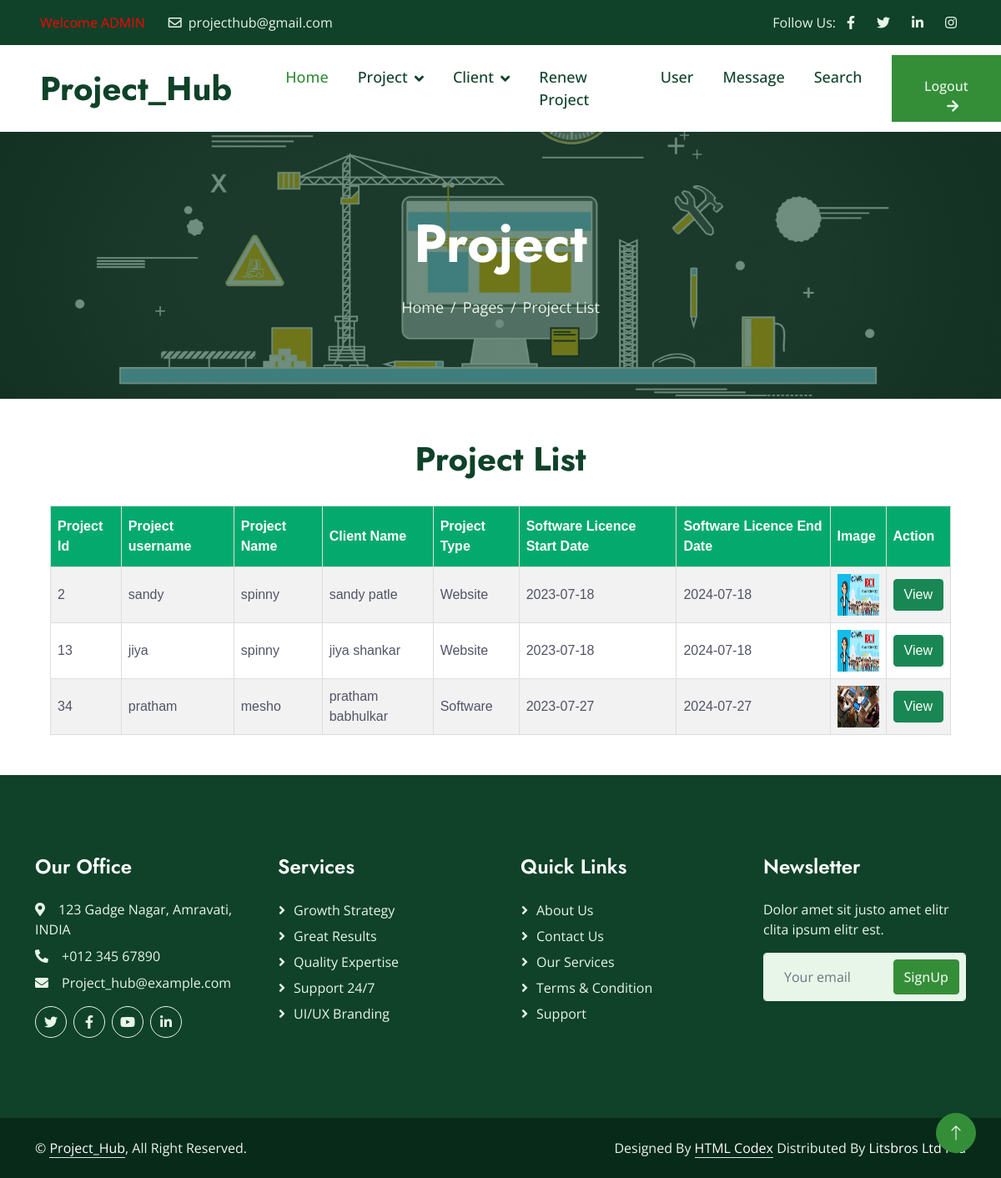
/adminproject-list/, run on the app's committed database.
### homepage/models.py (models this page shows)
class Project(models.Model):
    project_username = models.CharField(max_length=200)
    project_id = models.IntegerField(default=1, primary_key=True)
    project_name = models.CharField(max_length=200)
    project_clientname = models.CharField(max_length=200)
    project_technology = models.CharField(max_length=200)
    project_team = models.CharField(max_length=200)
    project_info = models.CharField(max_length=500)
    project_type = models.CharField(max_length=100)
    project_image = models.ImageField()
    project_link = models.CharField(max_length=200)
    project_startdate = models.CharField(max_length=100)
    project_enddate = models.CharField(max_length=200)
    project_validity = models.CharField(max_length=200)
    project_dcost = models.IntegerField(default=1)
    project_rcost = models.IntegerField(default=1)

### homepage/views.py (the view)
# urls.py: path('adminproject-list/', views.adminprojectlist, name='Admin Project List'),
def adminprojectlist(request):
    x = Project.objects.all()
    return render(request, 'adminproject_projectlist.html',{'projectlist':x})

### templates/adminproject_projectlist.html (shortened to what this page needs)
{% include "header.html" %}
{% include "adminnavbar.html" %}
    <div class="container-fluid page-header py-5 mb-5 wow fadeIn" data-wow-delay="0.1s">
        <div class="container text-center py-5">
            <h1 class="display-3 text-white mb-4 animated slideInDown">Project </h1>
            <nav aria-label="breadcrumb animated slideInDown">
                <ol class="breadcrumb justify-content-center mb-0">
                    <li class="breadcrumb-item"><a href="#">Home</a></li>
                    <li class="breadcrumb-item"><a href="#">Pages</a></li>
                    <li class="breadcrumb-item active" aria-current="page">Project List</li>
                </ol>
            </nav>
        </div>
    </div>
        <!DOCTYPE html>
            <html>
            <head>
            </head>
            <body>
            <center>
                <h1> Project List </h1>
                <br>
            <table id="customers">
              <tr>
                  <th>Project Id</th>
                  <th>Project username</th>
                <th>Project Name</th>
                <th>Client Name</th>
                <th>Project Type</th>
                <th>Software Licence Start Date</th>
                <th>Software Licence End Date</th>
                <th>Image</th>
                <th>Action</th>
              </tr>
                {% for n in projectlist %}
              <tr>
                <td>{{n.project_id}}</td>
                <td>{{n.project_username}}</td>
                <td>{{n.project_name}}</td>
                <td>{{n.project_clientname}}</td>
                <td>{{n.project_type}}</td>
                <td>{{n.project_startdate}}</td>
                <td>{{n.project_enddate}}</td>
                <td> <img src="/static/img/{{n.project_image}}" height="50px" width="50px"> </td>
                <td><a href="/project-singlerecord/{{n.project_id}}/" class="btn btn-success"> View </a> </td>
              </tr>
               {% endfor %}
            </table>
                </center>
            </body>
            </html>
{% include "footer.html" %}

### templates/header.html (shortened to what this page needs)
<!DOCTYPE html>
<html lang="en">
<head>
    <link href="https://cdnjs.cloudflare.com/ajax/libs/font-awesome/5.10.0/css/all.min.css" rel="stylesheet">
    <link href="https://cdn.jsdelivr.net/npm/bootstrap-icons@1.4.1/font/bootstrap-icons.css" rel="stylesheet">
    <link href="/static/lib/animate/animate.min.css" rel="stylesheet">
    <link href="/static/lib/owlcarousel/assets/owl.carousel.min.css" rel="stylesheet">
    <link href="/static/lib/lightbox/css/lightbox.min.css" rel="stylesheet">
    <link href="/static/css/bootstrap.min.css" rel="stylesheet">
    <link href="/static/css/style.css" rel="stylesheet">
</head>

### templates/adminnavbar.html (shortened to what this page needs)
<body>
    <div class="container-fluid bg-dark text-light px-0 py-2">
        <div class="row gx-0 d-none d-lg-flex">
            <div class="col-lg-7 px-5 text-start">
                <div class="h-100 d-inline-flex align-items-center me-4">
                    <span style="color:red;"> Welcome ADMIN </span>
                </div>
                <div class="h-100 d-inline-flex align-items-center">
                    <span class="far fa-envelope me-2"></span>
                    <span>projecthub@gmail.com</span>
                </div>
            </div>
            <div class="col-lg-5 px-5 text-end">
                <div class="h-100 d-inline-flex align-items-center mx-n2">
                    <span>Follow Us:</span>
                    <a class="btn btn-link text-light" href=""><i class="fab fa-facebook-f"></i></a>
                    <a class="btn btn-link text-light" href=""><i class="fab fa-twitter"></i></a>
                    <a class="btn btn-link text-light" href=""><i class="fab fa-linkedin-in"></i></a>
                    <a class="btn btn-link text-light" href=""><i class="fab fa-instagram"></i></a>
                </div>
            </div>
        </div>
    </div>
    <nav class="navbar navbar-expand-lg bg-white navbar-light sticky-top p-0">
        <a href="index.html" class="navbar-brand d-flex align-items-center px-4 px-lg-5">
            <h1 class="m-0">Project_Hub</h1>
        </a>
        <div class="collapse navbar-collapse" id="navbarCollapse">
            <div class="navbar-nav ms-auto p-4 p-lg-0">
                <a href="/admin-index" class="nav-item nav-link active">Home</a>
                <div class="nav-item dropdown">
                    <a href="admin-project" class="nav-link dropdown-toggle" data-bs-toggle="dropdown">Project</a>
                </div>
                 <div class="nav-item dropdown">
                    <a href="admin-project" class="nav-link dropdown-toggle" data-bs-toggle="dropdown">Client</a>
                </div>
                <a href="/adminrenew-project" class="nav-item nav-link">Renew Project</a>
                <a href="/user-reglist" class="nav-item nav-link">User</a>
                <a href="/message-page" class="nav-item nav-link">Message</a>
                <a href="#" class="nav-item nav-link">Search </a>
            </div>
            <a href="" class="btn btn-primary py-4 px-lg-4 rounded-0 d-none d-lg-block">Logout<i class="fa fa-arrow-right ms-3"></i></a>
        </div>
    </nav>

### templates/footer.html (shortened to what this page needs)
    <div class="container-fluid bg-dark text-light footer mt-5 py-5 wow fadeIn" data-wow-delay="0.1s">
        <div class="container py-5">
            <div class="row g-5">
                <div class="col-lg-3 col-md-6">
                    <h4 class="text-white mb-4">Our Office</h4>
                    <p class="mb-2"><i class="fa fa-map-marker-alt me-3"></i>123 Gadge Nagar, Amravati, INDIA</p>
                    <p class="mb-2"><i class="fa fa-phone-alt me-3"></i>+012 345 67890</p>
                    <p class="mb-2"><i class="fa fa-envelope me-3"></i>Project_hub@example.com</p>
                    <div class="d-flex pt-2">
                        <a class="btn btn-square btn-outline-light rounded-circle me-2" href=""><i class="fab fa-twitter"></i></a>
                        <a class="btn btn-square btn-outline-light rounded-circle me-2" href=""><i class="fab fa-facebook-f"></i></a>
                        <a class="btn btn-square btn-outline-light rounded-circle me-2" href=""><i class="fab fa-youtube"></i></a>
                        <a class="btn btn-square btn-outline-light rounded-circle me-2" href=""><i class="fab fa-linkedin-in"></i></a>
                    </div>
                </div>
                <div class="col-lg-3 col-md-6">
                    <h4 class="text-white mb-4">Services</h4>
                    <a class="btn btn-link" href="">Growth Strategy</a>
                    <a class="btn btn-link" href="">Great Results</a>
                    <a class="btn btn-link" href="">Quality Expertise</a>
                    <a class="btn btn-link" href="">Support 24/7</a>
                    <a class="btn btn-link" href="">UI/UX Branding</a>
                </div>
                <div class="col-lg-3 col-md-6">
                    <h4 class="text-white mb-4">Quick Links</h4>
                    <a class="btn btn-link" href="">About Us</a>
                    <a class="btn btn-link" href="">Contact Us</a>
                    <a class="btn btn-link" href="">Our Services</a>
                    <a class="btn btn-link" href="">Terms & Condition</a>
                    <a class="btn btn-link" href="">Support</a>
                </div>
                <div class="col-lg-3 col-md-6">
                    <h4 class="text-white mb-4">Newsletter</h4>
                    <p>Dolor amet sit justo amet elitr clita ipsum elitr est.</p>
                    <div class="position-relative w-100">
                        <input class="form-control bg-light border-light w-100 py-3 ps-4 pe-5" type="text" placeholder="Your email">
                        <button type="button" class="btn btn-primary py-2 position-absolute top-0 end-0 mt-2 me-2">SignUp</button>
                    </div>
                </div>
            </div>
        </div>
    </div>
    <div class="container-fluid copyright py-4">
        <div class="container">
            <div class="row">
                <div class="col-md-6 text-center text-md-start mb-3 mb-md-0">
                    &copy; <a class="border-bottom" href="#">Project_Hub</a>, All Right Reserved.
                </div>
                <div class="col-md-6 text-center text-md-end">
                    Designed By <a class="border-bottom" href="https://htmlcodex.com">HTML Codex</a> Distributed By <a href="https://themewagon.com">Litsbros Ltd Ptd</a>
                </div>
            </div>
        </div>
    </div>
    <a href="#" class="btn btn-lg btn-primary btn-lg-square rounded-circle back-to-top"><i class="bi bi-arrow-up"></i></a>
</body>
</html>

### static/css/style.css (style rules this page uses)
:root { --primary: #348E38; --secondary: #525368; --light: #E8F5E9; --dark: #0F4229; }
.back-to-top { position: fixed; display: none; right: 30px; bottom: 30px; z-index: 99; }
h1, .h1, h2, .h2, .fw-bold { font-weight: 700 !important; }
h3, .h3, h4, .h4, .fw-medium { font-weight: 600 !important; }
.btn { transition: .5s; font-weight: 500; }
.btn-primary, .btn-outline-primary:hover { color: var(--light); }
.btn-square { width: 38px; height: 38px; }
.btn-lg-square { width: 48px; height: 48px; }
.btn-square, .btn-sm-square, .btn-lg-square { padding: 0; display: flex; align-items: center; justify-content: center; font-weight: normal; }
.navbar.sticky-top { top: -100px; transition: .5s; }
.navbar .navbar-brand, .navbar a.btn { height: 80px }
.navbar .navbar-nav .nav-link { margin-right: 35px; padding: 25px 0; color: var(--dark); font-size: 18px; font-weight: 500; outline: none; }
.navbar .navbar-nav .nav-link:hover, .navbar .navbar-nav .nav-link.active { color: var(--primary); }
.navbar .dropdown-toggle::after { border: none; content: "\f107"; font-family: "Font Awesome 5 Free"; font-weight: 900; vertical-align: middle; margin-left: 8px; }
.page-header { background: linear-gradient(rgba(15, 66, 41, .6), rgba(15, 66, 41, .6)), url(../img/carousel-3.jpg) center center no-repeat; background-size: cover; }
.page-header .breadcrumb-item+.breadcrumb-item::before { color: var(--light); }
.page-header .breadcrumb-item, .page-header .breadcrumb-item a { font-size: 18px; color: var(--light); }
.footer .btn.btn-link { display: block; margin-bottom: 5px; padding: 0; text-align: left; color: var(--light); font-weight: normal; text-transform: capitalize; transition: .3s; }
.footer .btn.btn-link::before { position: relative; content: "\f105"; font-family: "Font Awesome 5 Free"; font-weight: 900; margin-right: 10px; }
.copyright { color: var(--light); background: #072A19; }
.copyright a { color: #FFFFFF; }

### templates/adminproject_projectlist.html (style rules this page uses)
#customers { font-family: Arial, Helvetica, sans-serif; border-collapse: collapse; width: 90%; }
#customers td, #customers th { border: 1px solid #ddd; padding: 8px; }
#customers tr:nth-child(even) { background-color: #f2f2f2; }
#customers th { padding-top: 12px; padding-bottom: 12px; text-align: left; background-color: #04AA6D; color: white; }

### data on the page
Project: project_id "2", project_username "sandy", project_name "spinny", project_clientname "sandy patle", project_type "Website", project_startdate "2023-07-18", project_enddate "2024-07-18", project_image (picture)
Project: project_id "13", project_username "jiya", project_name "spinny", project_clientname "jiya shankar", project_type "Website", project_startdate "2023-07-18", project_enddate "2024-07-18", project_image (picture)
Project: project_id "34", project_username "pratham", project_name "mesho", project_clientname "pratham babhulkar", project_type "Software", project_startdate "2023-07-27", project_enddate "2024-07-27", project_image (picture)
